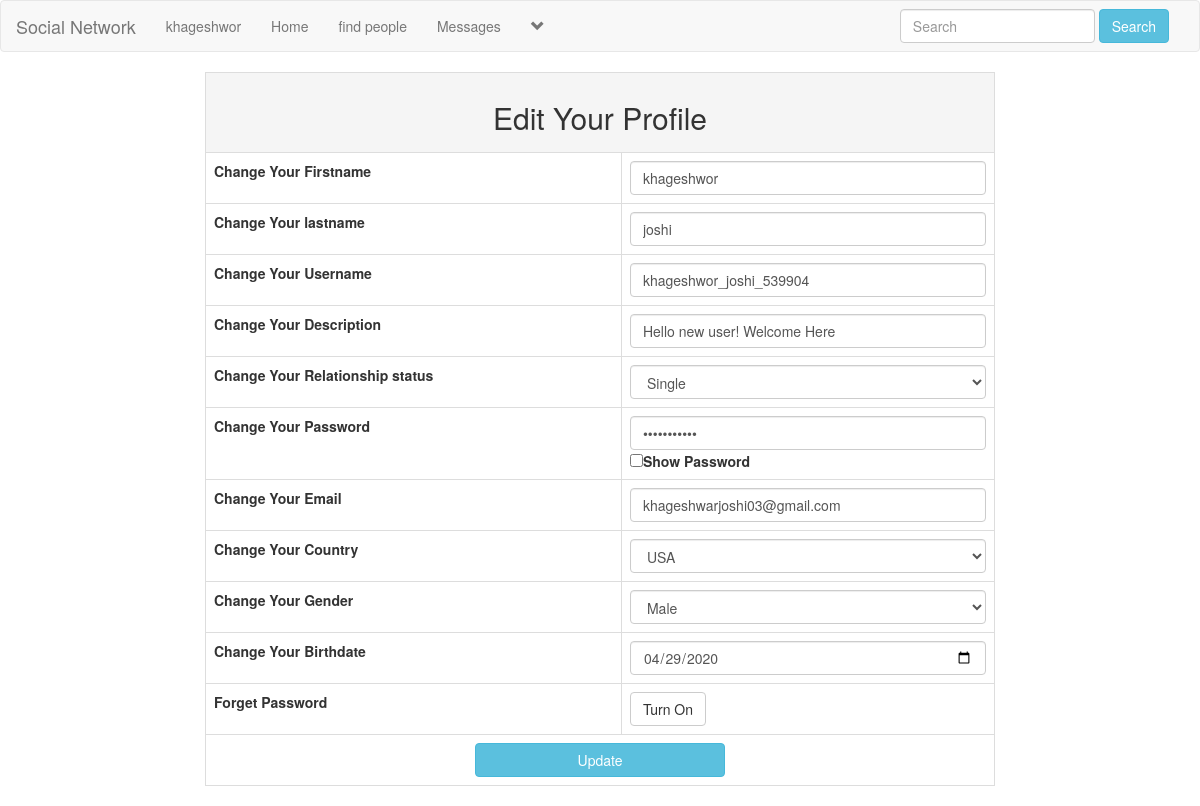
The page /edit_profile.php (signed in) on the database its author committed.
### tables this page shows
CREATE TABLE `users` (
  `user_id` int(11) NOT NULL,
  `f_name` text NOT NULL,
  `l_name` text NOT NULL,
  `user_name` text NOT NULL,
  `describe_user` varchar(255) NOT NULL,
  `relationship` text NOT NULL,
  `user_pass` varchar(255) NOT NULL,
  `user_email` varchar(255) NOT NULL,
  `user_country` text NOT NULL,
  `user_gender` text NOT NULL,
  `user_birthdate` text NOT NULL,
  `user_image` varchar(255) NOT NULL,
  `user_cover` varchar(255) NOT NULL,
  `user_reg_date` timestamp NOT NULL DEFAULT current_timestamp(),
  `status` text NOT NULL,
  `posts` text NOT NULL,
  `recovery_account` varchar(255) NOT NULL
);

### edit_profile.php (the view, shortened to what this page needs)
<!DOCTYPE html>
<?php
    include("includes/header.php");
?>
<html lang="en">
<head>
    <link rel="stylesheet" href="https://maxcdn.bootstrapcdn.com/bootstrap/3.4.1/css/bootstrap.min.css">
    <link rel="stylesheet" type="text/css" href="style/home_style2.css">
</head>
<body>
    <div class="row">
       <div class="col-sm-2">
       </div>
       <div class="col-sm-8">
            <form action="" method="post" enctype="multipart/form-data">
                <table class="table table-bordered table-hover">
                    <tr align="center">
                        <td colspan="6" class="active"><h2>Edit Your Profile</h2></td>
                    </tr>
                    <tr>
                        <td style="font-weight:bold;">Change Your Firstname</td>
                        <td>
                            <input class="form-control" type="text" name="f_name" required value="<?php echo $first_name;?>">
                        </td>
                    </tr>
                    <tr>
                        <td style="font-weight:bold;">Change Your lastname</td>
                        <td>
                            <input class="form-control" type="text" name="l_name" required value="<?php echo $last_name;?>">
                        </td>
                    </tr>
                    <tr>
                        <td style="font-weight:bold;">Change Your Username</td>
                        <td>
                            <input class="form-control" type="text" name="u_name" required value="<?php echo $user_name;?>">
                        </td>
                    </tr>
                    <tr>
                        <td style="font-weight:bold;">Change Your Description</td>
                        <td>
                            <input class="form-control" type="text" name="describe_user" required value="<?php echo $describe_user;?>">
                        </td>
                    </tr>
                    <tr>
                        <td style="font-weight:bold;">Change Your Relationship status</td>
                        <td>
                            <select class="form-control" name="relationship">
                                <option><?php echo $relationship_status?></option>
                            </select>
                        </td>
                    </tr>
                    <tr>
                        <td style="font-weight:bold;">Change Your Password</td>
                        <td>
                            <input class="form-control" type="password" name="u_pass" id="mypass" required value="<?php echo $user_pass;?>">
                            <input type="checkbox" onclick="Show_password()"><strong>Show Password</strong>
                        </td>
                    </tr>
                    <tr>
                        <td style="font-weight:bold;">Change Your Email</td>
                        <td>
                            <input class="form-control" type="email" name="u_email" required value="<?php echo $user_email;?>">
                        </td>
                    </tr>
                    <tr>
                        <td style="font-weight:bold;">Change Your Country</td>
                        <td>
                            <select name="u_country" class="form-control">
                                <option><?php echo $user_country; ?></option>
                            </select>
                        </td>
                    </tr>
                    <tr>
                        <td style="font-weight:bold;">Change Your Gender</td>
                        <td>
                            <select class="form-control" name="u_gender">
                                <option><?php echo $user_gender?></option>
                            </select>
                        </td>
                    </tr>
                    <tr>
                        <td style="font-weight:bold;">Change Your Birthdate</td>
                        <td>
                            <input class="form-control input-md" type="date" name="u_birthday" required value="<?php echo $user_birthday;?>">
                        </td>
                    </tr>
                    <tr>
                        <td style="font-weight:bold;">Forget Password</td>
                        <td>
                            <button type="button" class="btn btn-default" data-toggle="modal" data-target="#myModal">Turn On</button>
                        </td>
                    </tr>
                    <tr align="center">
                        <td colspan="6">
                            <input type="submit" class="btn btn-info" name="update" style="width:250px;" value="Update">
                        </td>
                    </tr>
                </table>
            </form>
       </div>
       <div class="col-sm-2"></div>
    </div>
</body>
</html>

### includes/header.php (shortened to what this page needs)
<?php
    include("functions/functions.php");
?>
<nav class="navbar navbar-default">
    <div class="container-fluid">
        <div class="navbar-header">
            <a href="home.php" class="navbar-brand">Social Network</a>
        </div>
        <div class="collapse navbar-collapse" id="#bs-example-navbar-collapse-1">
            <ul class="nav navbar-nav">
                <?php
                    $user =  $_SESSION['user_email'];
                    $get_user = "SELECT * FROM users WHERE user_email='$user'";
                    $run_user = mysqli_query($con,$get_user);
                    $row = mysqli_fetch_array($run_user);
                    $user_id = $row['user_id'];
                    $user_name = $row['user_name'];
                    $first_name =$row['f_name'];
                    $last_name = $row['l_name'];
                    $describe_user = $row['describe_user'];
                    $relationship_status = $row['relationship'];
                    $user_pass = $row['user_pass'];
                    $user_email = $row['user_email'];
                    $user_country = $row['user_country'];
                    $user_gender = $row['user_gender'];
                    $user_birthday = $row['user_birthdate'];
                    $user_posts = "SELECT * FROM posts WHERE user_id = '$user_id'";
                    $run_posts = mysqli_query($con,$user_posts);
                    $posts = mysqli_num_rows($run_posts);
                ?>
                <li><a href='profile.php?<?php echo "u_id=$user_id" ?>'><?php echo $first_name;?></a></li>
                <li><a href="home.php">Home</a></li>
                <li><a href="member.php">find people</a></li>
                <li><a href="messages.php?u_id=new">Messages</a></li>
                <?php
                    echo "
                        <li class='dropdown'>
                            <a href='#' class='dropdown-toggle' data-toggle='dropdown' role='button' aria-haspopup='true' aria-expanded='false'><span> <i class='glyphicon glyphicon-chevron-down'></i></span></a>
                            <ul class='dropdown-menu'>
                                <li>
                                    <a href='my_post.php?u_id=$user_id'>My Posts <span class='badge badge-secondary'>$posts</span></a>
                                </li>
                                <li>
                                    <a href='edit_profile.php?u_id=$user_id'>Edit Account</a>
                                </li>
                                <li role='separator' class='divider'></li>
                                <li>
                                    <a href='logout.php'>Logout</a>
                                </li>
                            </ul>
                        </li>
                    ";
                ?>
            </ul>
            <ul class="nav navbar-nav navbar-right">
                <li class="dropdown">
                    <form action="results.php" method="get" class=" navbar-form navbar-left">
                        <div class="form-group">
                            <input type="text" class="form-control" name="user_query" placeholder="Search">
                            <button type="submit" class="btn btn-info" name="search">Search</button>
                        </div>
                    </form>
                </li>
            </ul>
        </div>
    </div>
</nav>

### style/home_style2.css (style rules this page uses)
body { overflow-x: hidden; }

### rows shown on the page
users: f_name "khageshwor", l_name "joshi", u_name "khageshwor_joshi_539904", describe_user "Hello new user! Welcome Here", relationship "Single", u_email "khageshwarjoshi03@gmail.com", u_country "USA", u_gender "Male", u_birthday "04/29/2020"
